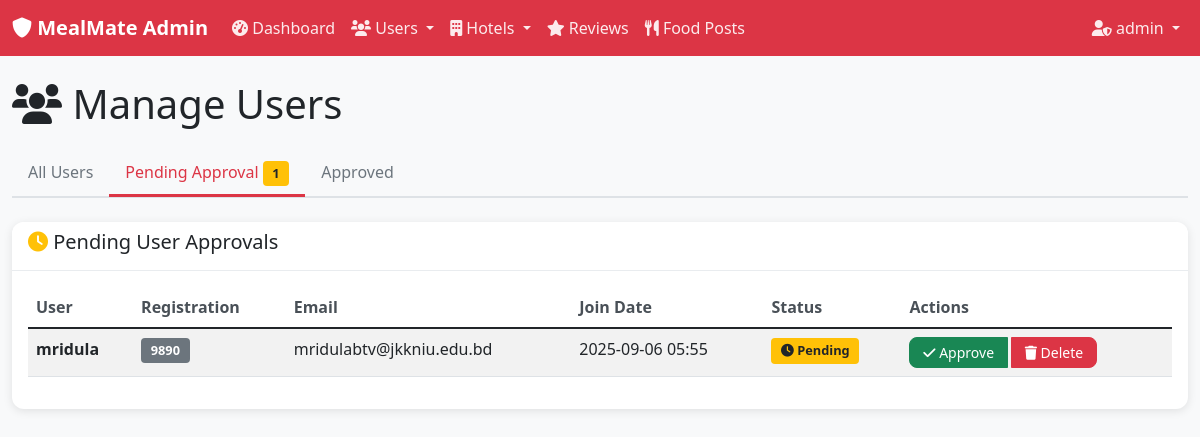
The page /admin/users?status=pending (signed in) on the database as committed earlier.
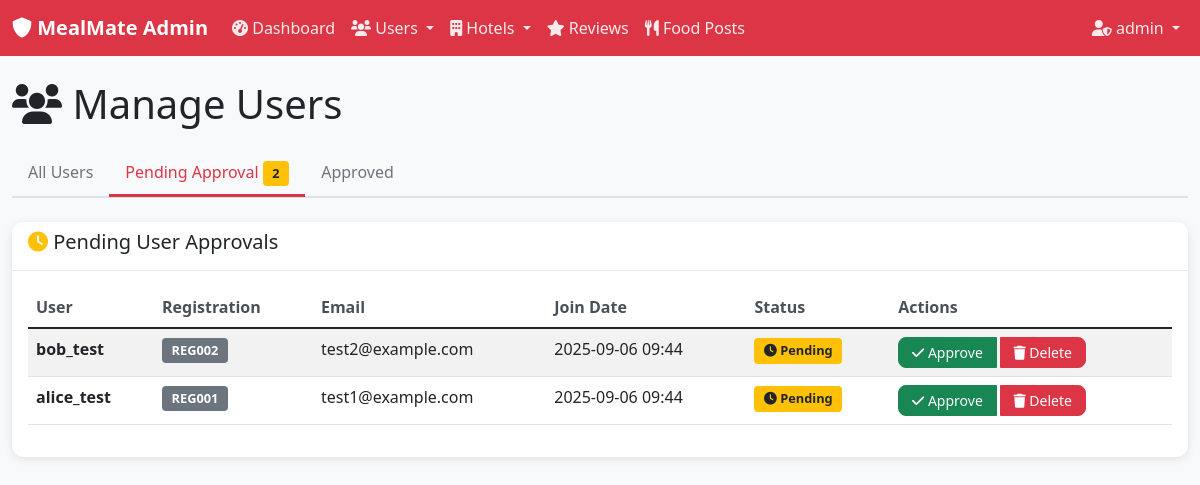
The same page on the database as committed later.
### models.py (models this page shows, shortened)
class User(db.Model):
    __tablename__ = 'users'
    id = db.Column(db.Integer, primary_key=True)
    username = db.Column(db.String(80), unique=True, nullable=False)
    reg_number = db.Column(db.String(20), unique=True, nullable=False)
    email = db.Column(db.String(120), unique=True, nullable=False)
    password_hash = db.Column(db.String(255), nullable=False)
    created_at = db.Column(db.DateTime, default=datetime.utcnow)
    is_active = db.Column(db.Boolean, default=True)
    is_approved = db.Column(db.Boolean, default=False)  # Admin approval required
    approved_by = db.Column(db.Integer, db.ForeignKey('admins.id'), nullable=True)
    approved_at = db.Column(db.DateTime, nullable=True)
    reviews = db.relationship('Review', backref='user', lazy=True, cascade='all, delete-orphan')
    food_posts = db.relationship('StudentFoodPost', backref='user', lazy=True, cascade='all, delete-orphan')

### app.py (the view)
    @app.route('/admin/users')
    def admin_users():
        if not require_admin_login():
            return redirect(url_for('admin_login'))
        status = request.args.get('status', 'all')
        if status == 'pending':
            users = User.query.filter_by(is_approved=False, is_active=True).order_by(User.created_at.desc()).all()
        elif status == 'approved':
            users = User.query.filter_by(is_approved=True, is_active=True).order_by(User.created_at.desc()).all()
        else:
            users = User.query.filter_by(is_active=True).order_by(User.created_at.desc()).all()
        return render_template('admin/users.html', users=users, status=status, current_admin=get_current_admin())

### templates/admin/users.html (shortened to what the changed rows need)
{% extends "admin/base.html" %}
{% block content %}
<div class="row">
    <div class="col-12">
        <h1 class="mb-4">
            <i class="fas fa-users"></i> Manage Users
        </h1>
    </div>
</div>
<div class="row mb-4">
    <div class="col-12">
        <ul class="nav nav-tabs">
            <li class="nav-item">
                <a class="nav-link {{ 'active' if status == 'pending' else '' }}"
                   href="{{ url_for('admin_users', status='pending') }}">
                   Pending Approval <span class="badge bg-warning">{{ users|selectattr('is_approved', 'equalto', False)|list|length }}</span>
                </a>
            </li>
        </ul>
    </div>
</div>
<div class="row">
    <div class="col-12">
        <div class="card">
            <div class="card-body">
                {% if users %}
                <div class="table-responsive">
                    <table class="table table-striped">
                        <thead>
                            <tr>
                                <th>User</th>
                                <th>Registration</th>
                                <th>Email</th>
                                <th>Join Date</th>
                                <th>Status</th>
                                <th>Actions</th>
                            </tr>
                        </thead>
                        <tbody>
                            {% for user in users %}
                            <tr id="user-{{ user.id }}">
                                <td>
                                    <strong>{{ user.username }}</strong>
                                </td>
                                <td>
                                    <span class="badge bg-secondary">{{ user.reg_number }}</span>
                                </td>
                                <td>{{ user.email }}</td>
                                <td>{{ user.created_at.strftime('%Y-%m-%d %H:%M') }}</td>
                                <td>
                                    {% if user.is_approved %}
                                        <span class="badge bg-success">
                                            <i class="fas fa-check"></i> Approved
                                        </span>
                                        {% if user.approved_at %}
                                            <br><small class="text-muted">{{ user.approved_at.strftime('%Y-%m-%d') }}</small>
                                        {% endif %}
                                    {% else %}
                                        <span class="badge bg-warning">
                                            <i class="fas fa-clock"></i> Pending
                                        </span>
                                    {% endif %}
                                </td>
                                <td>
                                    <div class="btn-group" role="group">
                                        {% if not user.is_approved %}
                                            <button class="btn btn-success btn-sm"
                                                    onclick="approveUser({{ user.id }}, '{{ user.username }}')">
                                                <i class="fas fa-check"></i> Approve
                                            </button>
                                        {% endif %}
                                        <button class="btn btn-danger btn-sm"
                                                onclick="deleteUser({{ user.id }}, '{{ user.username }}')">
                                            <i class="fas fa-trash"></i> Delete
                                        </button>
                                    </div>
                                </td>
                            </tr>
                            {% endfor %}
                        </tbody>
                    </table>
                </div>
                {% endif %}
            </div>
        </div>
    </div>
</div>
{% endblock %}

Rows that differ between the two databases and show on the page:
no longer on this page (row edited): User: username "mridula", reg_number "9890", email "mridulabtv@jkkniu.edu.bd", created_at "2025-09-06 05:55", is_approved False (drawn)
added User: username "bob_test", reg_number "REG002", email "test2@example.com", created_at "2025-09-06 09:44", is_approved False (drawn)
added User: username "alice_test", reg_number "REG001", email "test1@example.com", created_at "2025-09-06 09:44", is_approved False (drawn)
Other text that changed with them:
{{ users|selectattr('is_approved', 'equalto', False)|list|length }}: "1" → "2"
